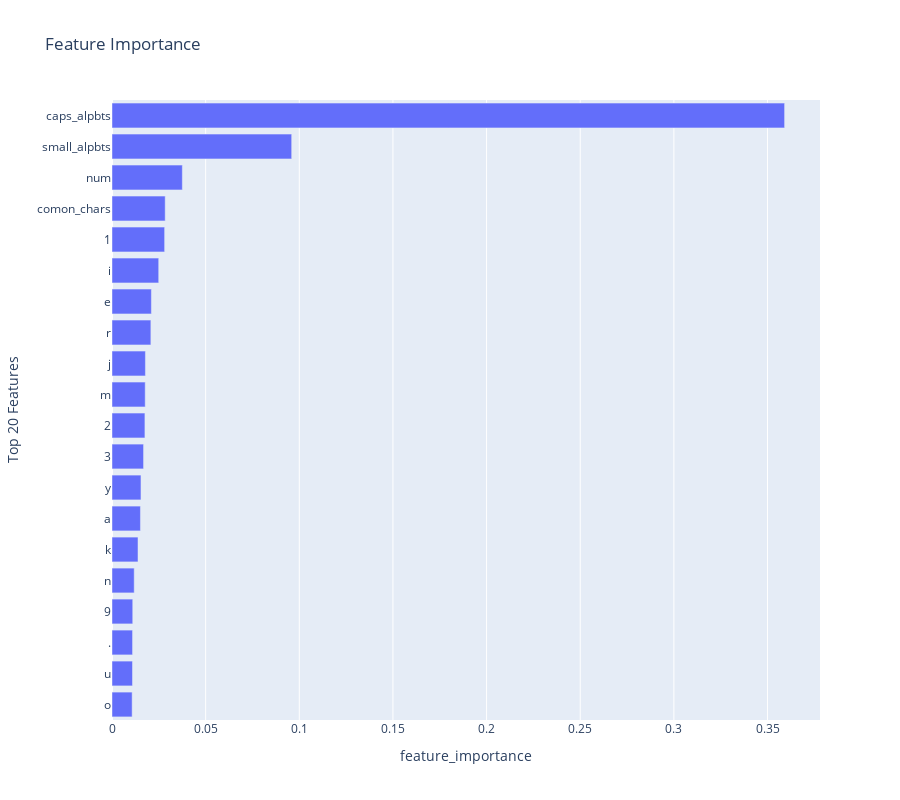

The cell this chart's notebook holds for it:
### Markdown cell above
# Production Model

### Code cell
import warnings
warnings.filterwarnings("ignore")

import numpy as np
import pandas as pd
import os
import re

from sklearn.feature_extraction.text import TfidfVectorizer
from sklearn.model_selection import train_test_split, cross_val_score
from sklearn.metrics import classification_report, confusion_matrix
import xgboost as xgb

import matplotlib.pyplot as plt
import seaborn as sns
import plotly.express as px

path = os.getcwd() + '/data.csv'
df_raw = pd.read_csv(path, on_bad_lines='skip')

class mrsimz_password_prod_model():
    def __init__(self, test_split : float = 0.2, randomizer : int = 42, xgb_param : dict = None, model_report : bool = True) -> None:
        self.test_split = test_split
        self.randomizer = randomizer
        self.model_report = model_report
        if xgb_param is None:
            self.xgb_param = {
                                'colsample_bytree': 1.0, 
                                'gamma': 0.1, 
                                'learning_rate': 0.2, 
                                'max_depth': 5, 
                                'n_estimators': 200, 
                                'reg_alpha': 0, 
                                'reg_lambda': 1.5, 
                                'subsample': 0.8,
                                'objective': 'binary:logistic'
                            }
        else:
            self.xgb_param = xgb_param
    
    def feature_creation(self, df : pd.DataFrame) -> pd.DataFrame:
        df_raw.dropna(inplace=True)
        df['password'] = df['password'].astype(str)
        df['length'] = df['password'].apply(len)
        df['caps_alpbts'] = df['password'].apply(lambda x : len(re.findall('[A-Z]', x)))/df['length']
        df['small_alpbts'] = df['password'].apply(lambda x : len(re.findall('[a-z]', x)))/df['length']
        df['num'] = df['password'].apply(lambda x : len(re.findall('[0-9]', x)))/df['length']
        df['comon_chars'] = df['password'].apply(lambda x : len(re.findall('[@_!#$%^&*()<>?/\\|{ }~:\\[\\]]', x)))/df['length']
        df['unique_chars'] = df['password'].apply(lambda x : len(re.findall('[^a-zA-Z0-9@_!#$%^&*()+-<>?/\|{ }~:\\[\\]]', x)))/df['length']
        return df
    
    def data_prep(self, data):
        if isinstance(data, str):
            processed_data = pd.DataFrame({'password':[data]})
        elif isinstance(data, (np.ndarray, list)):
            processed_data = pd.DataFrame({'password':data})
        else:
            raise ValueError("Input data must be a string, list, or numpy array")

        processed_data = self.feature_creation(processed_data)
        temp = self.tfidf.transform(processed_data["password"].values).toarray()

        return np.concatenate((temp, processed_data.iloc[:,2:]), axis=1)

    def fit(self, df_raw : pd.DataFrame):
        
        # Custom features genrated which will have frequency of character type
        df_new = self.feature_creation(df_raw.copy())

        x_temp = df_new["password"].values
        y = df_new["strength"].values

        # Creating vectorized characters as features
        self.tfidf = TfidfVectorizer(analyzer='char', lowercase=False, token_pattern=None)
        x_temp_2 = self.tfidf.fit_transform(x_temp).toarray()

        # Combining both the feature set
        x = np.concatenate((x_temp_2, df_new.iloc[:,3:]), axis=1)

        x_train, x_test, y_train, y_test = train_test_split(x, y, random_state=self.randomizer, test_size=self.test_split)

        self.model = xgb.XGBClassifier(**self.xgb_param)
        self.model.fit(x_train, y_train)

        if self.model_report:
    
            cv_scores = cross_val_score(self.model, x_train, y_train, cv=5, scoring='accuracy', n_jobs=-1)
            print("Cross-validation Scores:", cv_scores)
            print("Mean CV Score:", np.mean(cv_scores))

            print(classification_report(y_test, self.model.predict(x_test)))

            sns.heatmap(confusion_matrix(y_test, self.model.predict(x_test)), annot=True, annot_kws={'size':14}, fmt='d')
            plt.title('Confusion Matrix')
            plt.xlabel('Predicted')
            plt.ylabel('Actuals')
            plt.show()

            self.feature_df = pd.DataFrame({'features':np.concatenate((self.tfidf.get_feature_names_out(), df_new.columns[3:])), 'feature_importance':self.model.feature_importances_}).sort_values(by='feature_importance', ascending=True)
            fig = px.bar(self.feature_df.tail(20), y='features', x='feature_importance', title='Feature Importance', height=800)
            fig.update_yaxes(title_text='Top 20 Features')
            fig.show()

    def predict(self, password):
        return self.model.predict(self.data_prep(password))

    def predict_proba(self, password):
        return self.model.predict_proba(self.data_prep(password))
    
prod_model = mrsimz_password_prod_model()
prod_model.fit(df_raw)

### Figure 1 — Plotly figure (JSON) as saved in the notebook; plotly's stock layout.template omitted (floating-point values rounded to 4 significant figures)
{"data": [{"alignmentgroup": "True", "hovertemplate": "feature_importance=%{x}<br>features=%{y}<extra></extra>", "legendgroup": "", "marker": {"color": "#636efa", "pattern": {"shape": ""}}, "name": "", "offsetgroup": "", "orientation": "h", "showlegend": false, "textposition": "auto", "type": "bar", "x": [0.01076, 0.01094, 0.01098, 0.01107, 0.01186, 0.01389, 0.01519, 0.01547, 0.01685, 0.01758, 0.01773, 0.01784, 0.02075, 0.02103, 0.02494, 0.0281, 0.0284, 0.03756, 0.09593, 0.3591], "xaxis": "x", "y": ["o", "u", ".", "9", "n", "k", "a", "y", "3", "2", "m", "j", "r", "e", "i", "1", "comon_chars", "num", "small_alpbts", "caps_alpbts"], "yaxis": "y"}], "layout": {"barmode": "relative", "height": 800, "legend": {"tracegroupgap": 0}, "title": {"text": "Feature Importance"}, "xaxis": {"anchor": "y", "domain": [0, 1], "title": {"text": "feature_importance"}}, "yaxis": {"anchor": "x", "domain": [0, 1], "title": {"text": "Top 20 Features"}}}}
